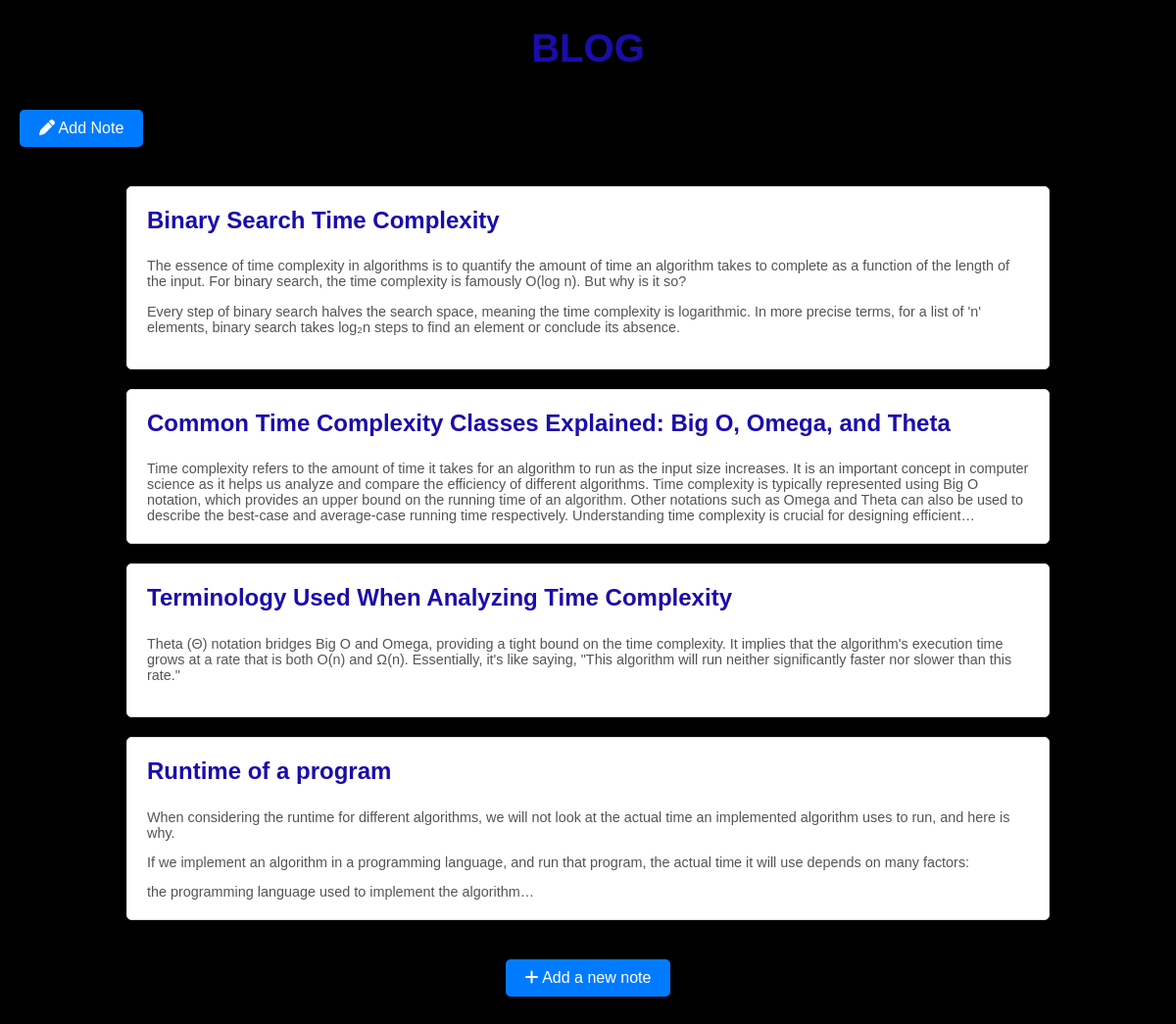
The page /blog/ (signed in) on the database as committed earlier.
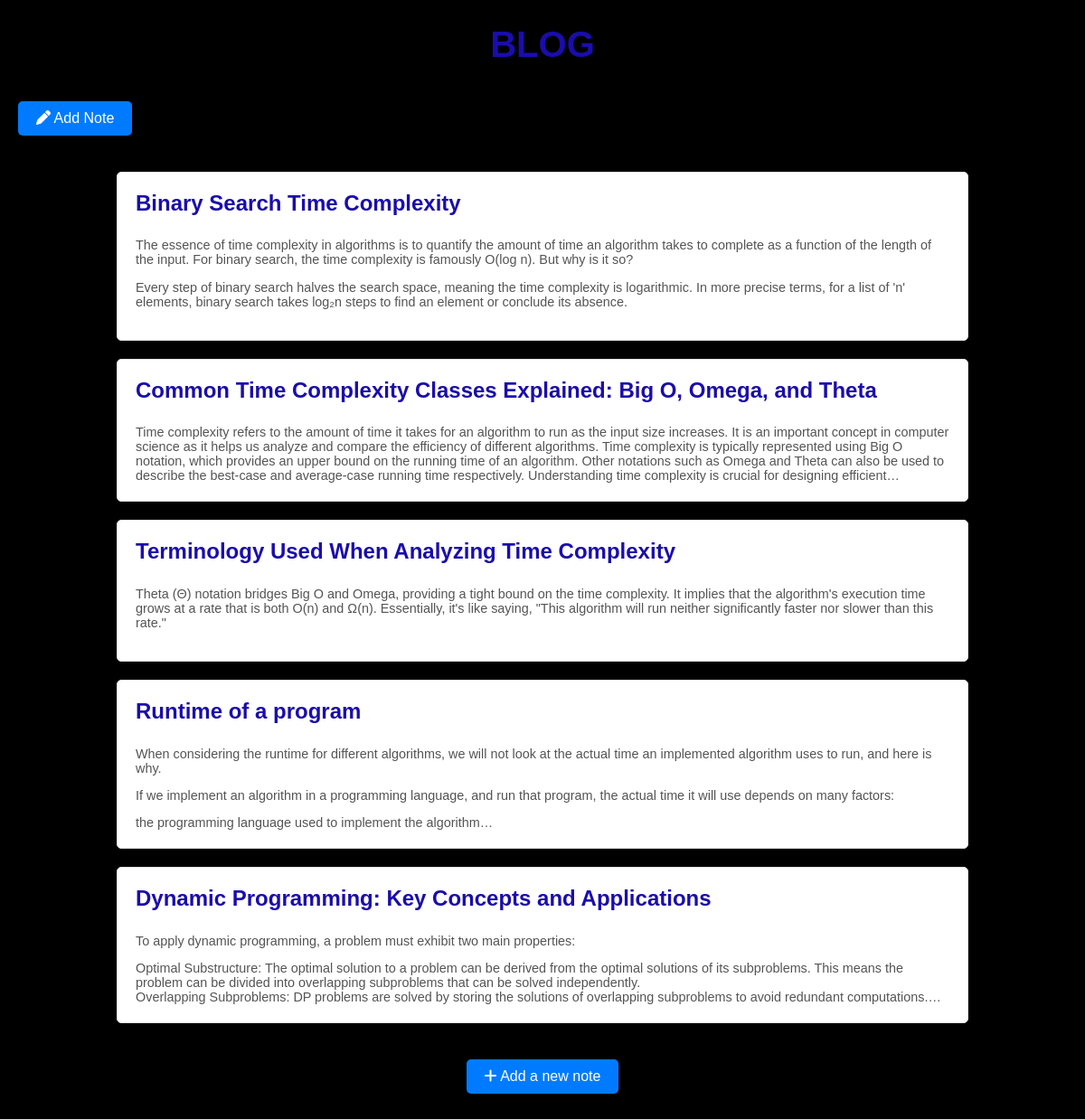
The same page on the database as committed later.
### accounts/models.py (models this page shows, shortened)
class Note(models.Model):
    title = models.CharField(max_length=200)
    created_at = models.DateTimeField(auto_now_add=True)

class Subheading(models.Model):
    note = models.ForeignKey(Note, on_delete=models.CASCADE, related_name='subheadings')
    heading = models.CharField(max_length=200)
    content = models.TextField()

### accounts/views.py (the view)
# urls.py: path('blog/', views.blog, name='blog'),
@login_required
def blog(request):
    notes = Note.objects.all()
    return render(request, 'accounts/blog.html', {'notes': notes})

### accounts/templates/accounts/blog.html (shortened to what this page needs)
<!DOCTYPE html>
<html lang="en">
<head>
    <link rel="stylesheet" href="https://cdnjs.cloudflare.com/ajax/libs/font-awesome/6.0.0-beta3/css/all.min.css">
</head>
<body>
    <h1>BLOG</h1>
    <a href="{% url 'add_note' %}" class="add-note-button">
        <i class="fas fa-pen"></i> Add Note
    </a>
    <div>
    {% for note in notes %}
        <div class="note-container">
            <h2><a href="{% url 'note_detail' note.id %}">{{ note.title }}</a></h2>
            {% if note.subheadings.all %}
                <div class="content" >{{ note.subheadings.all.0.content|linebreaks }}</div>
            {% else %}
                <p>No subheadings available for this note.</p>
            {% endif %}
        </div>
    {% empty %}
        <p style="color: white; text-align: center;">No notes available</p>
    {% endfor %}
    </div>
    <div class="footer-link">
        <a href="{% url 'add_note' %}" class="add-note-button">
            <i class="fas fa-plus"></i> Add a new note
        </a>
    </div>
</body>
</html>

### accounts/templates/accounts/blog.html (style rules this page uses)
body { font-family: Arial, sans-serif; margin: 20px; background-color: black; color: white; }
h1 { color: #1a0dab; text-align: center; margin-bottom: 20px; font-size: 2.5rem; }
a.add-note-button { display: inline-block; background-color: #007bff; color: white; padding: 10px 20px; border-radius: 5px; text-decoration: none; transition: background-color 0.3s; margin: 20px auto; text-align: center; }
.note-container { max-width: 900px; margin: 20px auto; padding: 20px; background-color: white; border: 1px solid #e1e1e1; border-radius: 5px; box-shadow: 0px 2px 4px rgba(0, 0, 0, 0.1); }
.note-container h2 { margin: 0 0 10px 0; font-size: 1.5rem; }
.note-container h2 a { color: #1a0dab; text-decoration: none; }
.content { color: #545454; font-size: 0.9rem; overflow: hidden; text-overflow: ellipsis; display: -webkit-box; -webkit-line-clamp: 4; -webkit-box-orient: vertical; }
.footer-link { text-align: center; margin-top: 20px; }
.footer-link a { text-decoration: none; color: white; }

Rows that differ between the two databases and show on the page:
added Note: title "Dynamic Programming: Key Concepts and Applications", subheadings.all.0.content "To apply dynamic programming, a problem must exhibit two main properties: Optimal Substructure: The optimal solution to a problem can be derived from the optimal solutions of its subproblems. This means the problem can be divided into overlapping subproblems that can be solved independently. Overlapping Subproblems: DP problems are solved by storing the solutions of overlapping subproblems to avoid redundant computations."
